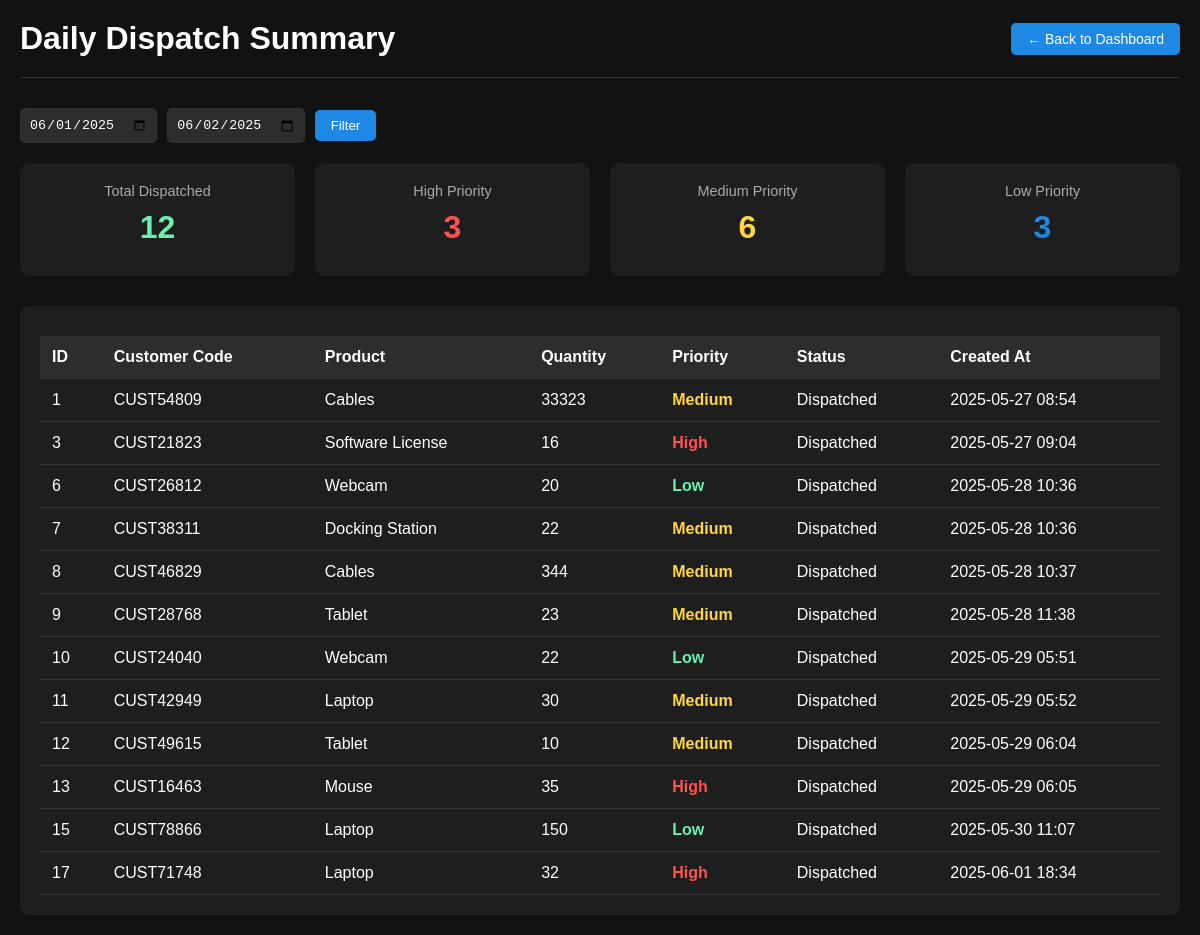
Page /daily-dispatch-summary on the earlier database version.
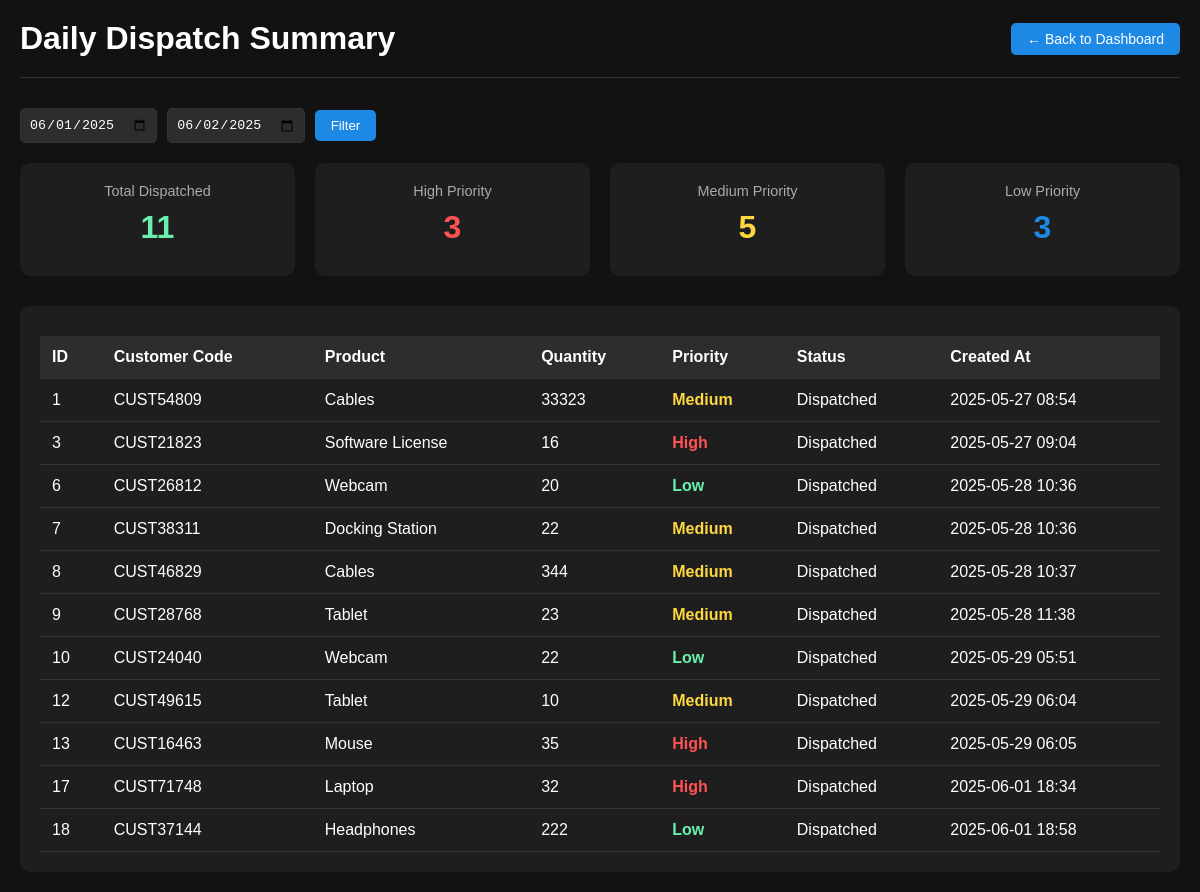
Same page on the later database version.
### models.py (models this page shows)
class Request(db.Model):
    id = db.Column(db.Integer, primary_key=True)
    customer_id = db.Column(db.Integer, db.ForeignKey('customer.id'), nullable=False)
    customer_code = db.Column(db.String(50), nullable=False)  # <-- Newly added
    item_name = db.Column(db.String(100), nullable=False)
    quantity = db.Column(db.Integer, nullable=False)
    priority = db.Column(db.String(50), nullable=False)
    status = db.Column(db.String(50), default='New')
    created_at = db.Column(db.DateTime, default=datetime.utcnow)
    submitted_by = db.Column(db.Integer, db.ForeignKey('user.id'))
    description = db.Column(db.Text, nullable=True)

### app.py (the view)
@app.route('/daily-dispatch-summary')
def daily_dispatch_summary():
    dispatched_requests = Request.query.filter_by(status='Dispatched').all()
    return render_template('daily_summary_warehouse.html', requests=dispatched_requests)

### app.py (called while the page is built)
@app.after_request
def add_header(response):
    response.headers["Cache-Control"] = "no-cache, no-store, must-revalidate, private"
    response.headers["Pragma"] = "no-cache"
    response.headers["Expires"] = "-1"
    return response

### templates/daily_summary_warehouse.html (shortened to what this page needs)
<!DOCTYPE html>
<html lang="en">
<head>
</head>
<body>
    <div class="container">
        <div class="header">
            <h1>Daily Dispatch Summary</h1>
            <div class="back-button">
                <a href="{{ url_for('warehouse_dashboard') }}">← Back to Dashboard</a>
            </div>
        </div>
        <div class="date-filter">
            <input type="date" id="startDate" name="startDate">
            <input type="date" id="endDate" name="endDate">
            <button onclick="filterByDate()">Filter</button>
        </div>
        <div class="summary-cards">
            <div class="summary-card total-dispatched">
                <div class="card-title">Total Dispatched</div>
                <div class="card-value">{{ requests|length }}</div>
            </div>
            <div class="summary-card high-priority">
                <div class="card-title">High Priority</div>
                <div class="card-value">{{ requests|selectattr('priority', 'equalto', 'High')|list|length }}</div>
            </div>
            <div class="summary-card medium-priority">
                <div class="card-title">Medium Priority</div>
                <div class="card-value">{{ requests|selectattr('priority', 'equalto', 'Medium')|list|length }}</div>
            </div>
            <div class="summary-card low-priority">
                <div class="card-title">Low Priority</div>
                <div class="card-value">{{ requests|selectattr('priority', 'equalto', 'Low')|list|length }}</div>
            </div>
        </div>
        <div class="table-container">
            {% if requests %}
            <table>
                <thead>
                    <tr>
                        <th>ID</th>
                        <th>Customer Code</th>
                        <th>Product</th>
                        <th>Quantity</th>
                        <th>Priority</th>
                        <th>Status</th>
                        <th>Created At</th>
                    </tr>
                </thead>
                <tbody>
                    {% for req in requests %}
                    <tr>
                        <td>{{ req.id }}</td>
                        <td>{{ req.customer_code }}</td>
                        <td>{{ req.item_name }}</td>
                        <td>{{ req.quantity }}</td>
                        <td>
                            <span class="priority-{{ req.priority|lower }}">
                                {{ req.priority }}
                            </span>
                        </td>
                        <td>{{ req.status }}</td>
                        <td>{{ req.created_at.strftime('%Y-%m-%d %H:%M') }}</td>
                    </tr>
                    {% endfor %}
                </tbody>
            </table>
            {% else %}
            <div class="no-requests">
                <h2>No Dispatched Requests</h2>
                <p>There are no requests that have been dispatched yet.</p>
            </div>
            {% endif %}
        </div>
    </div>
</body>
</html>

Differences in the rows shown:
no longer on this page (row edited): Request: id "11", customer_code "CUST42949", item_name "Laptop", quantity "30", priority "Medium", status "Dispatched", created_at "2025-05-29 05:52"
no longer on this page (row edited): Request: id "15", customer_code "CUST78866", item_name "Laptop", quantity "150", priority "Low", status "Dispatched", created_at "2025-05-30 11:07"
now on this page (row edited): Request: id "18", customer_code "CUST37144", item_name "Headphones", quantity "222", priority "Low", status "Dispatched", created_at "2025-06-01 18:58"
Other differences:
{{ requests|length }}: "12" → "11"
{{ requests|selectattr('priority', 'equalto', 'Medium')|list|length }}: "6" → "5"
